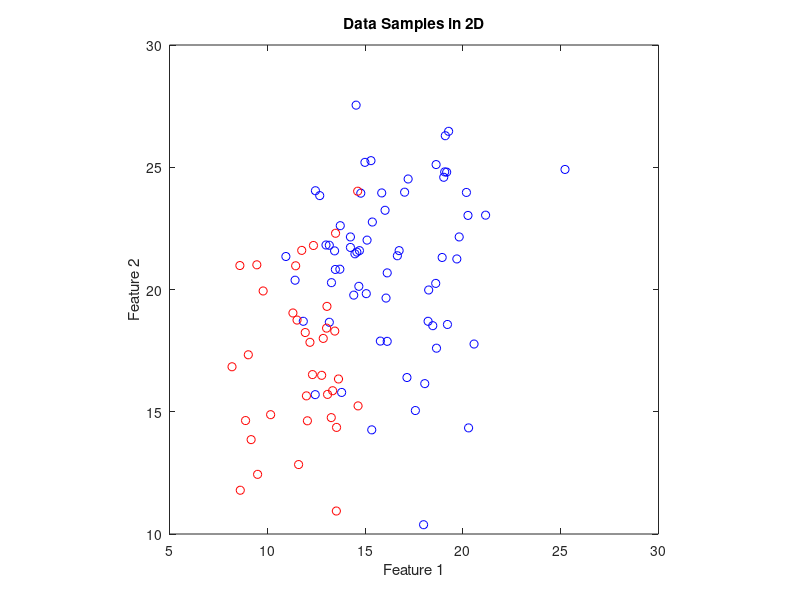

Here is the MATLAB script that generated this plot: (Note: this script raises an error after producing the figure.)
%% Pattern Recognition
%  Exercise | Principle Component Analysis
%
%  Instructions
%  ------------
%
%  This file contains code that helps you get started on the
%  exercise. You will need to complete the following functions:
%
%     myPCA.m
%     projectData.m
%     recoverData.m
%

%% Initialization
close all; 
clear;
clc

%% ================== Part 1: Load Example Dataset  ===================
%  We start this exercise by using a small dataset that is easily to
%  visualize
fprintf('Visualizing example dataset for PCA.\n\n');

%  The following command loads the breast cancert dataset. You should now have the 
%  variable X in your environment
Data=csvread('data/breast_cancer_data.csv');
NSamples = 100; %Get the first NSamples only for better visualization
X=Data(1:NSamples,1:end-1); % Get all features
Y=Data(1:NSamples,end);

% Visualize the example dataset in 2D using sample feature pairs
% Repeat using different feature pairs on the 2D space 
figure('Name','Load Example Dataset');
plot(X(Y==0, 1), X(Y==0, 2), 'bo',X(Y==1, 1), X(Y==1, 2), 'ro' );
axis square;
title('Data Samples in 2D')
xlabel('Feature 1');
ylabel('Feature 2');
hold on

%% =============== Part 2: Principal Component Analysis ===============
%  You should now implement PCA, a feature extraction algorithm. 
%  Complete the code in myPCA.m
%  Consider only 2D samples by taking the first two features of the dataset

fprintf('\nRunning PCA on example dataset taking the first 2 features.\n\n');
X = Data(1:NSamples, 1:2); % Get 2 first features

% Before running PCA, it is important to first normalize X
[X_norm, mu, sigma] = featureNormalize(X);

% Plot the normalized features
figure('Name', 'Normalized Features');
plot(X_norm(Y==0, 1), X_norm(Y==0, 2), 'bo', X_norm(Y==1, 1), X_norm(Y==1, 2), 'ro');
axis square;
title('Normalized Data Samples in 2D');
xlabel('Normalized Feature 1');
ylabel('Normalized Feature 2');
hold on;



%  Run PCA
[eigvals, eigvecs, ~] = myPCA(X_norm);

% Plot the samples on the first two principal components
figure('Name','Principal Component Analysis (Part 1)');
plot(X_norm(Y==0, 1), X_norm(Y==0, 2), 'bo',X_norm(Y==1, 1), X_norm(Y==1, 2), 'ro' );
hold on
% Plot the principal component vectors (arrows)
scale = 3; % Scale factor for the arrows
quiver(0, 0, eigvecs(1,1)*scale*eigvals(1), eigvecs(2,1)*scale*eigvals(1), 'r', 'LineWidth', 2, 'MaxHeadSize', 1);
quiver(0, 0, eigvecs(1,2)*scale*eigvals(2), eigvecs(2,2)*scale*eigvals(2), 'b', 'LineWidth', 2, 'MaxHeadSize', 1);
title('Normalized Samples and principal components')
xlabel('Normalized feature 1')
ylabel('Normalized feature 2')
hold off

% Projection of the data onto the principal components
X_PCA = projectData(X_norm, eigvecs, 2);

% Plot the projection of the data onto the principal components
figure('Name','Principal Component Analysis (Part 2)');
hold on
plot(X_PCA(Y==0, 1), X_PCA(Y==0, 2), 'bo','MarkerFaceColor', 'b', 'MarkerEdgeColor', 'none', 'MarkerSize', 4 )
plot(X_PCA(Y==1, 1), X_PCA(Y==1, 2), 'ro','MarkerFaceColor', 'r', 'MarkerEdgeColor', 'none', 'MarkerSize', 4 );
title('PCA of Breast Cancer Dataset');
xlabel('Principal Component 1');
ylabel('Principal Component 2');
axis square;
hold off;

% Calculate the Explained Variance
ExplainedVar = eigvals/sum(eigvals);
fprintf(' Explained Variance(1st PC = %f) (2nd PC = %f)\n', ExplainedVar(1), ExplainedVar(2));

% Print the first principal component
fprintf(' 1st Principal Component = %f %f \n', eigvecs(1,1), eigvecs(2,1));


%% =================== Part 3: Dimensionality Reduction ===================
%  Perform dimensionality reduction by projecting the data onto the 
%  first principal component. Then plot the data in this reduced in 
%  dimension space.  This will show you what the data looks like when 
%  using only the corresponding eigenvectors to reconstruct it.
fprintf('\nDimensionality reduction on example dataset.\n\n');

%  Project the data onto K = 1 dimension
K = 1;
Z = projectData(X_norm, eigvecs, K);                 %%%%%%%%%%%%%%%%%%%%%%%%%%%%%%%%%%%%%%%%%%%%%%%% PROJECT WAS 1
fprintf('Projection of the first example: %f\n', Z(1));

%  Use the K principal components to recover the Data in 2D
X_recover  = recoverData(Z, eigvecs, K);
fprintf('Approximation of the first example: %f %f\n', X_recover(1, 1), X_recover(1, 2));

%  Draw the lines connecting the projected points to the original points
figure('Name','Dimensionality Reduction');
hold on;
plot(X_recover(Y==0, 1), X_recover(Y==0, 2), 'co','MarkerFaceColor', 'c', 'MarkerEdgeColor', 'none', 'MarkerSize', 5);
plot(X_recover(Y==1, 1), X_recover(Y==1, 2), 'yo', 'MarkerFaceColor', 'y', 'MarkerEdgeColor', 'none', 'MarkerSize', 5);

plot(X_norm(Y==0, 1), X_norm(Y==0, 2), 'bo','MarkerFaceColor', 'b', 'MarkerEdgeColor', 'none', 'MarkerSize', 5 )
plot(X_norm(Y==1, 1), X_norm(Y==1, 2), 'ro','MarkerFaceColor', 'r', 'MarkerEdgeColor', 'none', 'MarkerSize', 5 );
title('PCA sample projections ex');

axis square
for i = 1:size(X_norm, 1)
    drawLine(X_norm(i,:), X_recover(i,:), '--k', 'LineWidth', 1);
end
axis([-3 3.5 -3 3.5]); 
axis square
hold off










%% =============== Part 4: Perform PCA on all features in the dataset ===============
%  Apply PCA on the initial dataset and then choose the first 2 Principal Componets
%  to reduce the dimensionality of the dataset to the 2D space
%  The following code will load the dataset into your environment
X=Data(1:NSamples,1:end-1); % Get all features from the breast cancer dataset

% Before running PCA, it is important to first normalize X
[X_norm, ~, ~] = featureNormalize(X);
%  Run PCA
[eigvals, eigvecs, order] = myPCA(X_norm);

figure('Name','Perform PCA on all features in the dataset');
hold on
% Plot the samples on the first two principal components
plot(X_norm(Y==0, order(1)), X_norm(Y==0, order(2)), 'bo','MarkerFaceColor', 'b', 'MarkerEdgeColor', 'none', 'MarkerSize', 5 )
plot(X_norm(Y==1, order(1)), X_norm(Y==1, order(2)), 'ro','MarkerFaceColor', 'r', 'MarkerEdgeColor', 'none', 'MarkerSize', 5 );
title('PCA sample projections');
% Plot the principal component vectors (arrows)
scale = 1; % Scale factor for the arrows
quiver(0, 0, eigvecs(1,1)*scale*eigvals(1), eigvecs(2,1)*scale*eigvals(1), 'r', 'LineWidth', 2, 'MaxHeadSize', 1);
quiver(0, 0, eigvecs(1,2)*scale*eigvals(2), eigvecs(2,2)*scale*eigvals(2), 'b', 'LineWidth', 2, 'MaxHeadSize', 1);
hold off;
axis square;

% Projection of the data onto the principal components
X_PCA = projectData(X_norm, eigvecs, 2);                %%%%%%%%%%%%%%%%%%%%%%%%%%%%%%%%%%%%%%%%%%%%%% PROJECT was k=2

% Plot the samples on the first two principal components
figure('Name','Perform PCA on all features in the dataset 2');
scatter(X_PCA(:,1), X_PCA(:,2), 30, Y, 'filled');
title('Breast Cancer Dataset - PCA reduced in 2D');
xlabel('Principal Component 1');
ylabel('Principal Component 2');
hold off;

% Calculate the Explained Variance of the first 2 Principal Components
ExplainedVar = eigvals/sum(eigvals);
fprintf(' Explained Variance(1st PC = %f) (2nd PC = %f)\n', ExplainedVar(1), ExplainedVar(2));
% Print the first principal component
fprintf(' 1st Principal Component = %f %f \n', eigvecs(1,1), eigvecs(2,1));








%% =============== Part 5: Loading and Visualizing Face Data =============
%  We start the exercise by first loading and visualizing the dataset.
%  The following code will load the dataset into your environment
%
fprintf('\nLoading face dataset.\n\n');
%  Load Face dataset
load ('data/faces.mat')

figure()
%  Display the first 100 faces in the dataset
displayData(X(1:100, :));

%% =========== Part 6: PCA on Face Data: Eigenfaces  ===================
%  Run PCA and visualize the eigenvectors which are in this case eigenfaces
%  We display the first 36 eigenfaces.
fprintf(['\nRunning PCA on face dataset.\n' ...
         '(this mght take a minute or two ...)\n\n']);

%  Before running PCA, it is important to first normalize X by subtracting 
%  the mean value from each feature
[X_norm, mu, sigma] = featureNormalize(X);

%  Run PCA
[eigvals, eigvecs, order] = myPCA(X_norm);

%  Visualize the top 36 eigenvectors found (eigenfaces)
displayData(eigvecs(:, 1:36)');
fprintf('Program paused. Press enter to continue.\n');

%% ============= Part 7: Dimensionality Reduction for Faces =================
%  Project images to the eigen space using the top k eigenvectors 
%  If you are applying a machine learning algorithm 
fprintf('\nDimension reduction for face dataset.\n\n');

K = 100;
Z = projectData(X_norm, eigvecs, K);

fprintf('The projected data Z has a size of: ')
fprintf('%d ', size(Z));

%% ==== Part 8: Visualization of Faces after PCA Dimensionality Reduction ====
%  Project images to the eigen space using the top K eigen vectors and 
%  visualize only using those K dimensions
%  Compare to the original input, which is also displayed
fprintf('\nVisualizing the projected (reduced dimension) faces.\n\n');

K = 100;
X_rec  = recoverData(Z, eigvecs, K);

% Display normalized data
subplot(1, 2, 1);
displayData(X_norm(1:100,:));
title('Original faces');
axis square;

% Display reconstructed data from only k eigenfaces
subplot(1, 2, 2);
displayData(X_rec(1:100,:));
title('Recovered faces');
axis square;